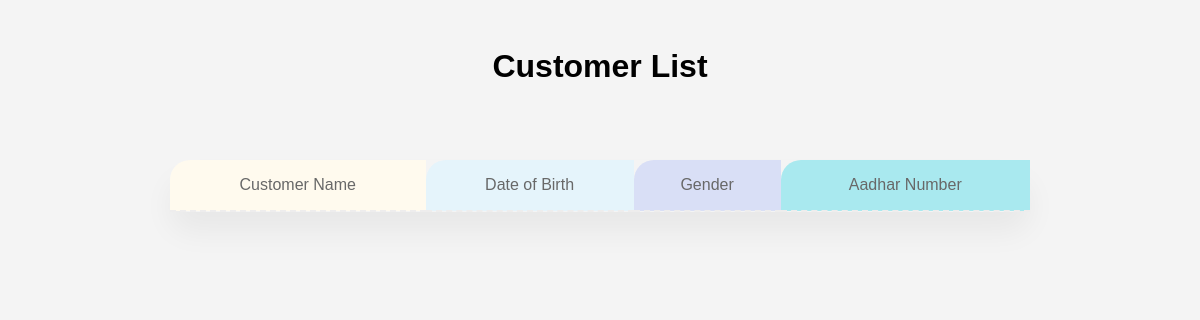
Page /customer_list/ on the earlier database version.
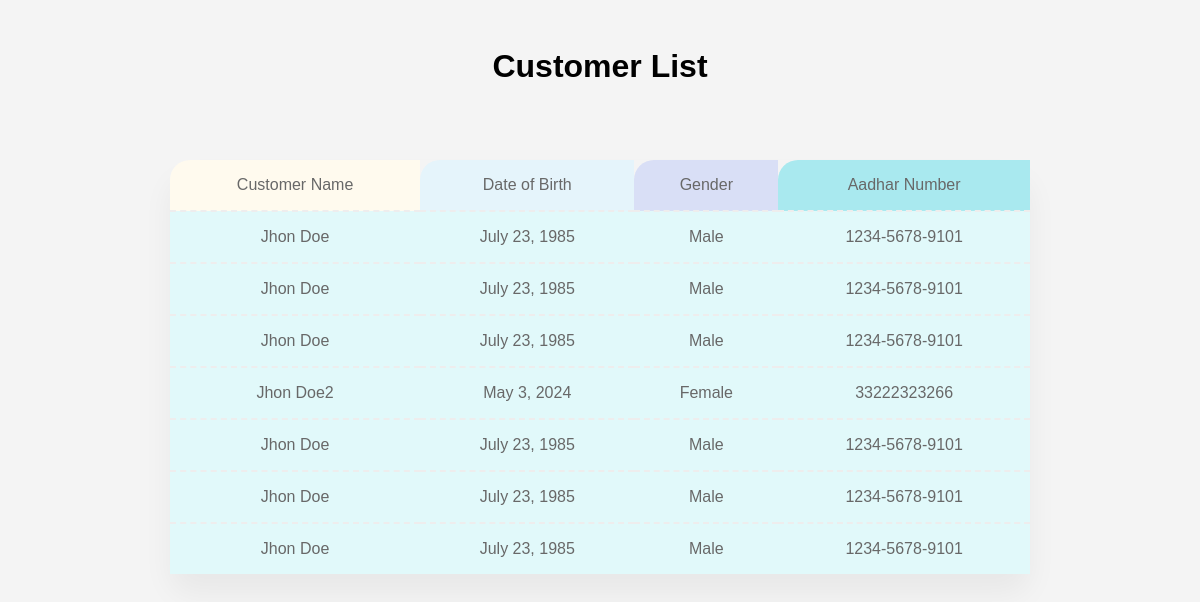
Same page on the later database version.
### myapp/models.py (models this page shows, shortened)
class Customer(models.Model):
    customer_name = models.CharField(max_length=100,blank=True, null=True)
    dob = models.DateField(blank=True, null=True)
    gender = models.CharField(max_length=10)
    aadhar_number = models.CharField(max_length=20, null=True, blank=True)

### myapp/views.py (the view)
# urls.py: path('customer_list/', customer_list, name='customer_list'),
def customer_list(request):
    customers = Customer.objects.all()
    return render(request, 'customer_list.html', {'customers': customers})

### myapp/templates/customer_list.html (shortened to what this page needs)
{% load static %}
<!DOCTYPE html>
<html lang="en">
<head>
    <link rel="stylesheet" type="text/css" href="{% static 'style.css' %}">
</head>
<body>
    <br>
    <h1>Customer List</h1>
    <br><br><br>
    <table>
        <thead>
            <tr>
                <th>Customer Name</th>
                <th>Date of Birth</th>
                <th>Gender</th>
                <th>Aadhar Number</th>
            </tr>
        </thead>
        <tbody>
            {% for customer in customers %}
            <tr>
                <td>{{ customer.customer_name }}</td>
                <td>{{ customer.dob }}</td>
                <td>{{ customer.gender }}</td>
                <td>{{ customer.aadhar_number }}</td>
            </tr>
            {% endfor %}
        </tbody>
    </table>
</body>
</html>

### myapp/static/style.css (style rules this page uses)
body { font-family: Arial, sans-serif; margin: 0; padding: 0; background-color: #f4f4f4; }
h1 { text-align: center; margin-top: 30px; }
table { margin: 0 auto; width: 100%; max-width: 860px; border-collapse: collapse; border-spacing: 0; box-shadow: 0px 20px 30px rgba(0, 0, 0, 0.05); border-radius: 20px; }
th { padding: 1rem; border-bottom: 2px dashed #EEEDED; font-weight: 400; font-size: 16px; text-align: center; color: #686868; background: #FFFAEE; border-radius: 20px 0 0 0; }
td { padding: 1rem; border-bottom: 2px dashed #EEEDED; font-weight: 400; font-size: 16px; text-align: center; color: #686868; background: #e1f9fa; }
th:nth-child(2) { background: #E5F4FB; }
th:nth-child(3) { background: #d9dff6; }
th:nth-child(4) { background: #a9e9ef; }
tr:last-child td { border-bottom: none; }

Differences in the rows shown:
added Customer: customer_name "Jhon Doe", dob "July 23, 1985", gender "Male", aadhar_number "1234-5678-9101"
added Customer: customer_name "Jhon Doe", dob "July 23, 1985", gender "Male", aadhar_number "1234-5678-9101"
added Customer: customer_name "Jhon Doe", dob "July 23, 1985", gender "Male", aadhar_number "1234-5678-9101"
added Customer: customer_name "Jhon Doe2", dob "May 3, 2024", gender "Female", aadhar_number "33222323266"
added Customer: customer_name "Jhon Doe", dob "July 23, 1985", gender "Male", aadhar_number "1234-5678-9101"
added Customer: customer_name "Jhon Doe", dob "July 23, 1985", gender "Male", aadhar_number "1234-5678-9101"
added Customer: customer_name "Jhon Doe", dob "July 23, 1985", gender "Male", aadhar_number "1234-5678-9101"
